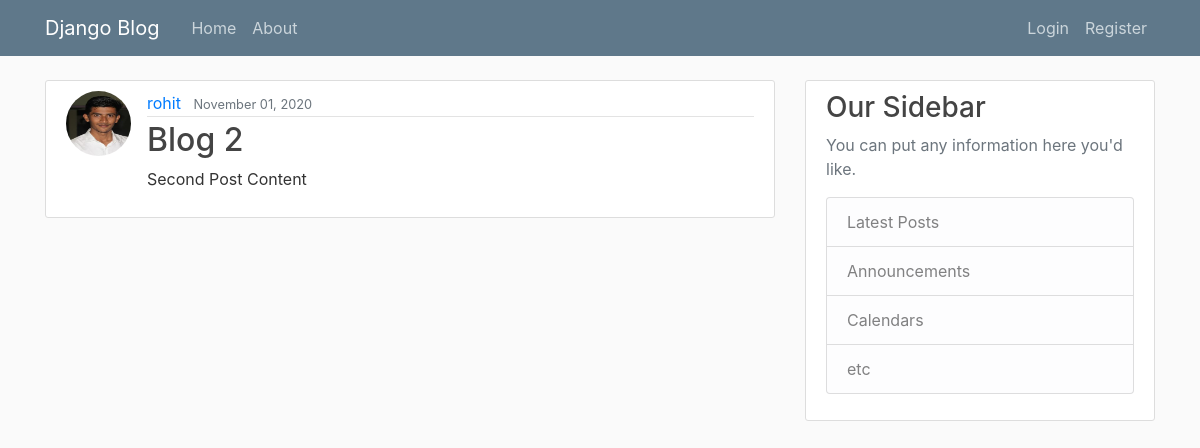
The app's page /post/2/ with its own data.
### blog/models.py (models this page shows, shortened)
class Post(models.Model):
    title = models.CharField(max_length=100)
    content = models.TextField()
    date_posted = models.DateTimeField(default=timezone.now)
    aurthor = models.ForeignKey(User, on_delete=models.CASCADE)

### users/models.py (models this page shows, shortened)
class Profile(models.Model):
    user = models.OneToOneField(User, on_delete=models.CASCADE)
    image = models.ImageField(default='default.jpg', upload_to='profile_pics')

### blog/views.py (the view)
# urls.py: path('post/<int:pk>/',PostDetailView.as_view(),name='post-detail'),
class PostDetailView(DetailView):
    model = Post

### blog/templates/blog/post_detail.html
{% extends 'blog/base.html' %}
{% block content %}
    <article class="media content-section">
        <img  class = "rounded-circle article-img" src="{{ object.aurthor.profile.image.url }}" alt="">
        <div class="media-body">
        <div class="article-metadata">
            <a class="mr-2" href="#">{{ object.aurthor }}</a>
            <small class="text-muted">{{ object.date_posted|date:"F d, Y" }}</small>
        </div>
        <h2 class="article-title" >{{ object.title }}</h2>
        <p class="article-content">{{ object.content }}</p>
        </div>
    </article>
{% endblock content %}

### blog/static/blog/main.css (style rules this page uses)
body { background: #fafafa; color: #333333; margin-top: 5rem; }
h1, h2, h3, h4, h5, h6 { color: #444444; }
.content-section { background: #ffffff; padding: 10px 20px; border: 1px solid #dddddd; border-radius: 3px; margin-bottom: 20px; }
.article-title { color: #444444; }
.article-content { white-space: pre-line; }
.article-img { height: 65px; width: 65px; margin-right: 16px; }
.article-metadata { padding-bottom: 1px; margin-bottom: 4px; border-bottom: 1px solid #e3e3e3 }

### records on screen
Post: aurthor.profile.image (picture), aurthor "rohit", date_posted "November 01, 2020", title "Blog 2", content "Second Post Content"
